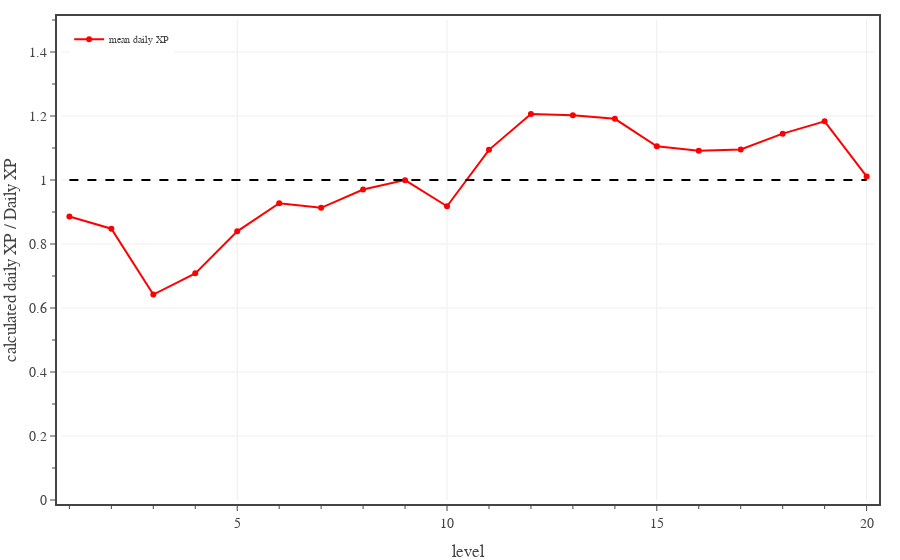

Write notebook code for a chart like this one.
### Code cell
# Plots average daily XP for PCs, calculated for a full adventuring day with Medium encounters and two short rests.
levels = np.array(range(1,21,1))

fig = go.Figure(
    layout=go.Layout(
        template=TFB_TEMPLATE,
        xaxis=dict(
            title_text='level',
            range=[0.8, 20.2],
            tick0=0, dtick=5,
            minor=dict(tick0=0, dtick=1),
        ),
        yaxis=dict(
            title_text='calculated daily XP / Daily XP',
            range=[0, 1.5],
            tick0=0, dtick=0.2,
            minor=dict(tick0=0, dtick=0.1),
        ),
        legend=dict(
            yanchor='top',  y=0.99,
            xanchor='left', x=0.01,
        )
    )
)

daily_XP_budget = np.array(ENCOUNTER_DIFFICULTIES['Daily']['XP'])
for diff in ['Medium']:
    d = ENCOUNTER_DIFFICULTIES[diff]
    pc_data_file = f'./pc data - {diff} 2 short rests.json'

    with open(pc_data_file, 'r') as fin:
        pc_data = json.load(fin)

    eXP = np.zeros(20)
    for pc_class in PC_CLASSES:
        eXP += np.array([x['XP mean'] for x in pc_data[pc_class]])
    eXP /= len(PC_CLASSES)

    fig.add_trace(go.Scatter(
        x=levels, 
        y=eXP/daily_XP_budget,
        mode='lines+markers', 
        line=dict(color='red', dash='solid'),
        unselected=dict(marker=dict(opacity=0.0)),
        name='mean daily XP',
        hovertemplate=
            '<b>daily XP</b><br>'+
            'lvl %{x}<br>'+
            'ratio %{y:.2f}'+
            '<extra></extra>'
    ))

ref_XP = np.array(ENCOUNTER_DIFFICULTIES['Daily']['XP'])
fig.add_trace(go.Scatter(
    x=levels, 
    y=ref_XP/daily_XP_budget,
    mode='lines', 
    line=dict(color='black', dash='dash'),
    name='Daily XP',
    showlegend=False,
    hoverinfo='skip'
))

# show figure
fig.show(config=TFB_CONFIG)

# save large format figure
if SAVEFIGS:
    file_name = f'./fig-full-daily-xp-vs-level-medium-adventuring-days-large.html'
    fig_html = fig.to_html(
        config=TFB_CONFIG,
        include_plotlyjs=False, 
        full_html=False, 
    )
    fig_soup = BeautifulSoup(fig_html, 'html.parser')
    fig_soup.div['class'] = 'plotly-div-large'
    with open(file_name, 'wb') as fout:
        fout.write(fig_soup.prettify('utf-8'))

# save small format figure
if SAVEFIGS:
    fig.update_traces(marker=dict(size=4))
    fig.update_layout(font=dict(size=10))
    file_name = f'./fig-full-daily-xp-vs-level-medium-adventuring-days-small.html'
    fig_html = fig.to_html(
        config=TFB_CONFIG,
        include_plotlyjs=False, 
        full_html=False, 
    )
    fig_soup = BeautifulSoup(fig_html, 'html.parser')
    fig_soup.div['class'] = 'plotly-div-small'
    with open(file_name, 'wb') as fout:
        fout.write(fig_soup.prettify('utf-8'))

### Figure 1 — Plotly figure (JSON) as saved in the notebook; plotly's stock layout.template omitted (floating-point values rounded to 4 significant figures)
{"data": [{"hovertemplate": "<b>daily XP</b><br>lvl %{x}<br>ratio %{y:.2f}<extra></extra>", "line": {"color": "red", "dash": "solid"}, "mode": "lines+markers", "name": "mean daily XP", "type": "scatter", "unselected": {"marker": {"opacity": 0}}, "x": [1, 2, 3, 4, 5, 6, 7, 8, 9, 10, 11, 12, 13, 14, 15, 16, 17, 18, 19, 20], "y": [0.886, 0.8478, 0.6421, 0.7082, 0.8396, 0.9274, 0.913, 0.9701, 0.9996, 0.9179, 1.094, 1.206, 1.202, 1.191, 1.105, 1.092, 1.095, 1.145, 1.183, 1.011]}, {"hoverinfo": "skip", "line": {"color": "black", "dash": "dash"}, "mode": "lines", "name": "Daily XP", "showlegend": false, "type": "scatter", "x": [1, 2, 3, 4, 5, 6, 7, 8, 9, 10, 11, 12, 13, 14, 15, 16, 17, 18, 19, 20], "y": [1, 1, 1, 1, 1, 1, 1, 1, 1, 1, 1, 1, 1, 1, 1, 1, 1, 1, 1, 1]}], "layout": {"legend": {"x": 0.01, "xanchor": "left", "y": 0.99, "yanchor": "top"}, "xaxis": {"dtick": 5, "minor": {"dtick": 1, "tick0": 0}, "range": [0.8, 20.2], "tick0": 0, "title": {"text": "level"}}, "yaxis": {"dtick": 0.2, "minor": {"dtick": 0.1, "tick0": 0}, "range": [0, 1.5], "tick0": 0, "title": {"text": "calculated daily XP / Daily XP"}}}}
